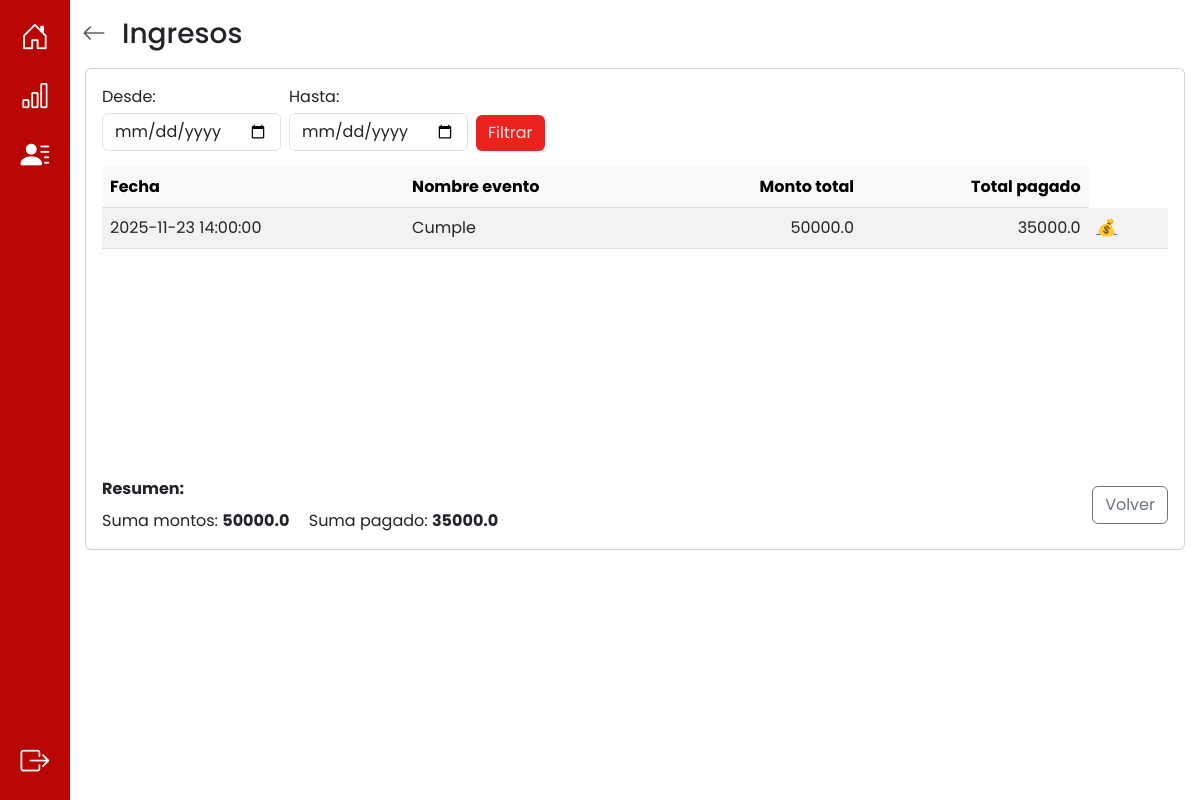
The app's page /ingresos/ (signed in), older data.
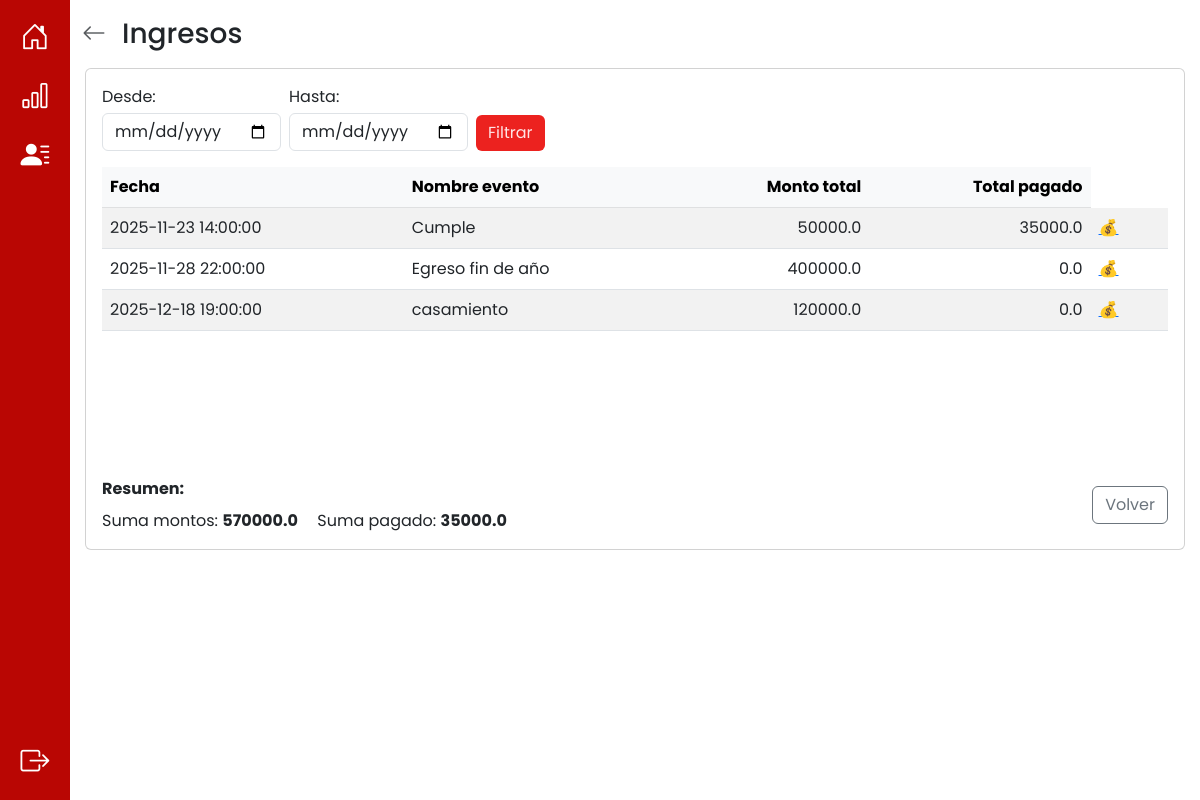
The same page, newer data.
### app/models.py (models this page shows, shortened)
class Evento(db.Model):
    __tablename__ = 'evento'
    id_evento = db.Column(db.Integer, primary_key=True, autoincrement=True)
    descripcion = db.Column(db.String(100))
    fecha_inicio = db.Column(db.DateTime, nullable=False)
    fecha_fin = db.Column(db.DateTime, nullable=False)
    observaciones = db.Column(db.String(100))
    monto_total = db.Column(db.Numeric(10, 2), nullable=False)
    adeuda = db.Column(db.Boolean, default=True) #esto se actualiza cuando todos los pagos == monto total
    nro_recibo = db.Column(db.Integer) #esto se actualiza cuando todos los pagos == monto total
    @property
    def total_pagado(self):
        return sum(float(p.monto_pago) for p in self.pagos)
    dni = db.Column(db.String(20), db.ForeignKey('cliente.dni'), nullable=False)
    id_responsable_apertura = db.Column(db.Integer, db.ForeignKey('responsable_llave.id_responsable'))
    id_responsable_cierre = db.Column(db.Integer, db.ForeignKey('responsable_llave.id_responsable'))
    usuario_creacion = db.Column(db.String(10), db.ForeignKey('cuenta.nombre_usuario'), nullable=False)
    cliente = db.relationship('Cliente', back_populates='eventos')
    responsable_apertura = db.relationship('ResponsableLlave', foreign_keys=[id_responsable_apertura], back_populates='eventos_apertura')
    responsable_cierre = db.relationship('ResponsableLlave', foreign_keys=[id_responsable_cierre], back_populates='eventos_cierre')
    usuario = db.relationship('Cuenta', back_populates='eventos')
    pagos = db.relationship('Pago', back_populates='evento', cascade="all, delete-orphan")
    auditorias_evento = db.relationship('AuditoriaEvento', back_populates='evento', cascade="all, delete-orphan")

class Pago(db.Model):
    __tablename__ = 'pago'
    id_pago = db.Column(db.Integer, primary_key=True, autoincrement=True)
    id_evento = db.Column(db.Integer, db.ForeignKey('evento.id_evento'), nullable=False)
    monto_pago = db.Column(db.Numeric(10, 2), nullable=False)
    fecha = db.Column(db.Date, nullable=False)
    usuario_creacion = db.Column(db.String(10), db.ForeignKey('cuenta.nombre_usuario'), nullable=False)
    evento = db.relationship('Evento', back_populates='pagos')
    usuario = db.relationship('Cuenta', back_populates='pagos')
    auditorias_pago = db.relationship('AuditoriaPago', back_populates='pago', cascade="all, delete-orphan")

### app/routes/ingresos_routes.py (the view)
@ingresos_bp.route("/", methods = ["GET"])
def ingresos():
    try:
        eventos = Evento.query.all()
        return render_template('ingresos.html', eventos=eventos)
    except Exception as e:
        print(f"Error al cargar los ingresos eventos: {str(e)}")
        return render_template("ingresos.html", mensaje="Error al cargar ingresos")

### app/models.py (called while the page is built)
    def es_administrador(self):
        return Administrador.query.filter_by(nombre_usuario=self.nombre_usuario).first() is not None

### app/templates/ingresos.html (shortened to what this page needs)
{% extends 'base.html' %}
{% block content %}
<div class="container py-3">
  <div class="d-flex align-items-center mb-3">
    <a href="{{ url_for('auth.inicio') }}" class="text-muted me-3" aria-label="Volver">
      <i class="bi bi-arrow-left fs-4"></i>
    </a>
    <h3 class="m-0">Ingresos</h3>
  </div>
  <div class="d-flex justify-content-center">
    <div class="card w-100" style="max-width:1100px;">
      <div class="card-body d-flex flex-column" style="min-height:60vh;">
        <div class="row mb-3">
          <form class="w-100" method="get" action="{{ url_for('ingresos.rango_eventos_por_fecha') }}">
            <div class="row g-2 align-items-end">
              <div class="col-auto">
                <label class="form-label mb-1">Desde:</label>
                <input type="date" name="desde" class="form-control" value="{{ request.args.get('desde','') }}">
              </div>
              <div class="col-auto">
                <label class="form-label mb-1">Hasta:</label>
                <input type="date" name="hasta" class="form-control" value="{{ request.args.get('hasta','') }}">
              </div>
              <div class="col-auto">
                <button type="submit" class="btn btn-custom">Filtrar</button>
              </div>
            </div>
          </form>
        </div>
        <div class="row flex-grow-1 mb-3">
          <div class="col-12">
            <div style="max-height:50vh; overflow:auto;">
              <table class="table table-striped table-hover mb-0">
                <thead class="table-light position-sticky top-0" style="z-index:1;">
                  <tr>
                    <th scope="col">Fecha</th>
                    <th scope="col">Nombre evento</th>
                    <th scope="col" class="text-end">Monto total</th>
                    <th scope="col" class="text-end">Total pagado</th>
                  </tr>
                </thead>
                <tbody>
                  {% for evento in eventos %}
                  <tr>
                    <td>{{ evento.fecha_inicio }}</td>
                    <td>{{ evento.descripcion }}</td>
                    <td class="text-end">{{ evento.monto_total | float | round(2) }}</td>
                    <td class="text-end">{{ evento.total_pagado | float | round(2) }}</td>
                    <td class="acciones">
                      <a href="{{ url_for('ingresos.pagos', id_evento=evento.id_evento) }}" class="me-2">💰</a>
                    </td>
                  </tr>
                  {% else %}
                  <tr>
                    <td colspan="4" class="text-center py-4">No hay eventos para las fechas seleccionadas</td>
                  </tr>
                  {% endfor %}
                </tbody>
              </table>
            </div>
          </div>
        </div>
        <div class="row">
          <div class="col-md-8 d-flex flex-column justify-content-center">
            <div class="d-flex flex-column">
              <strong>Resumen:</strong>
              <div class="mt-2">
                <span class="me-3">Suma montos: <span class="fw-bold">
                  {{ (eventos | sum(attribute='monto_total')) | default(0) | float | round(2) }}
                </span></span>
                <span> Suma pagado: <span class="fw-bold">
                  {{ (eventos | sum(attribute='total_pagado')) | default(0) | float | round(2) }}
                </span></span>
              </div>
            </div>
          </div>
          <div class="col-md-4 d-flex justify-content-end align-items-center">
            <a href="/" class="btn btn-outline-secondary">Volver</a>
          </div>
        </div>
      </div>
    </div>
  </div>
</div>
{% endblock %}

Row changes from the older to the newer data that the page shows:
added Evento: fecha_inicio "2025-11-28 22:00:00", descripcion "Egreso fin de año", monto_total "400000.0", total_pagado "0.0"
added Evento: fecha_inicio "2025-12-18 19:00:00", descripcion "casamiento", monto_total "120000.0", total_pagado "0.0"
Text that changed along with them:
text no longer shown: "50000.0"
text now shown: "570000.0"
